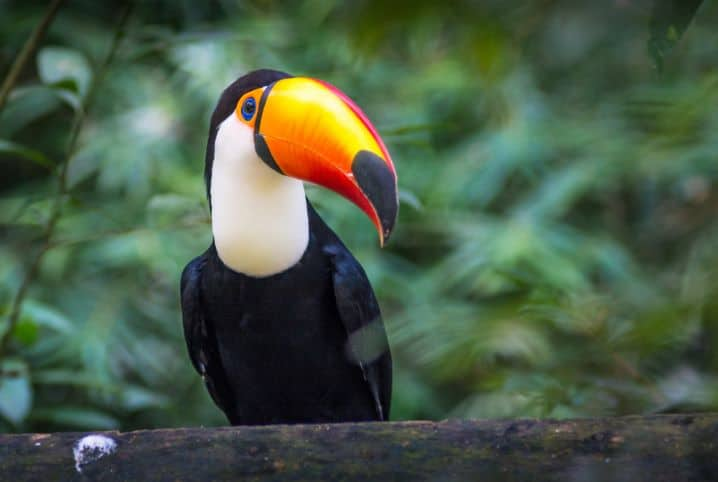
#> input picture SVD/tucano.jpg, 718 x 482 px
$ python copressao2.py
#> lines starting #> are read from the running program, lines starting #| are printed output that depends on the picture
import numpy as np
import matplotlib.pyplot as plt
from PIL import Image

# 1. Carregar imagem e converter para tons de cinza
img = Image.open("tucano.jpg").convert("L")
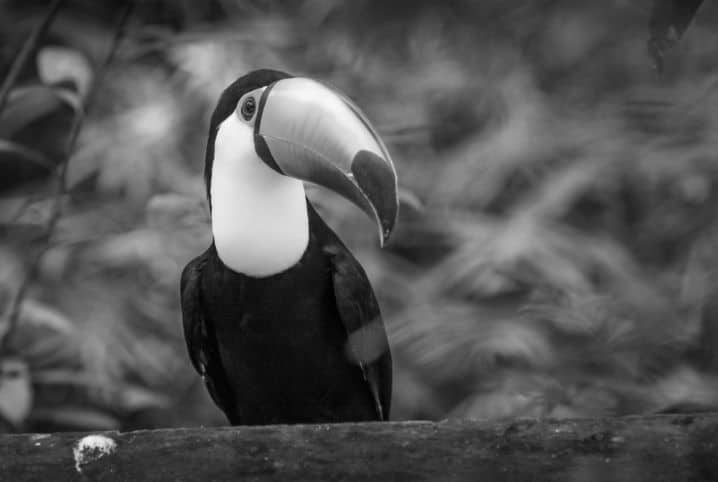
#> img: PIL image 718x482 L; min 0, max 254, mean 84.2
A = np.array(img, dtype=float)  # imagem vira uma matriz 2D de pixels (0–255)

# 2. Calcular "SVD" manualmente usando autovalores (np.linalg.eig)
AtA = np.dot(A.T, A)  # Calcula A^T * A (matriz simétrica)
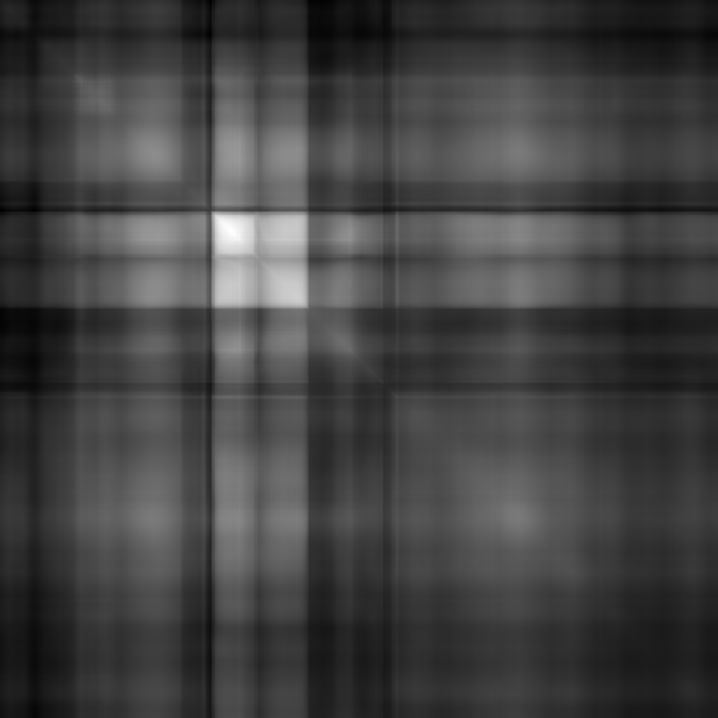
#> AtA: shape (718, 718) float64; min 1750622, max 9025286, mean 3646824.9; drawn with min black and max white

autovalores, V = np.linalg.eig(AtA)  # Autovetores dá a matriz V da SVD e Autovalores dá S^2 -> S = sqrt(autovalores)
idx = np.argsort(autovalores)[::-1]  # ordena decrescente
#> idx = 718 values, max 717 at index 613, min 0 at index 0, mean 358.5
autovalores = autovalores[idx]
V = V[:, idx]

S = np.sqrt(np.maximum(autovalores, 0))  # valores singulares (reais e positivos)
U = np.dot(A, V) / (S + 1e-10)  # Calcula U = A * V / S

# >>> Converte tudo para números reais (descarta partes imaginárias pequenas)
U = np.real(U)
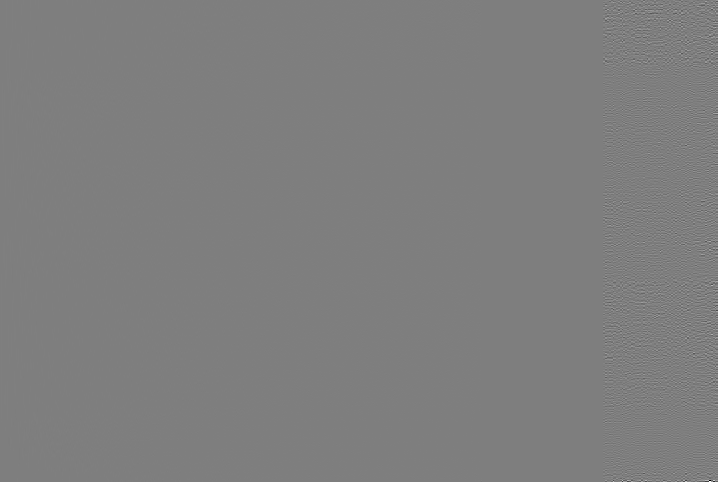
#> U: shape (482, 718) float64; min -20.26, max 20.52, mean 0; drawn with min black and max white
S = np.real(S)
#> S = 718 values, max 51831.9 at index 0, min 0 at index 603, mean 227.5
V = np.real(V)
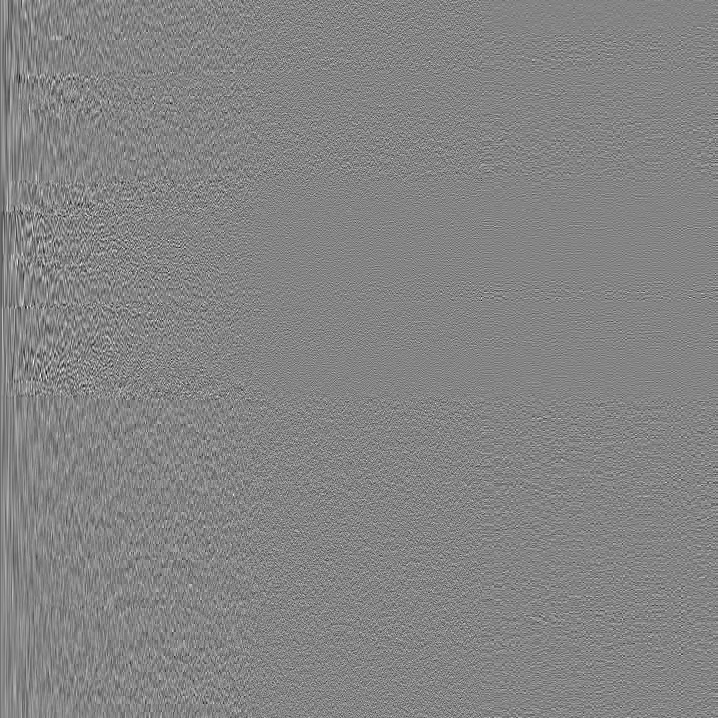
#> V: shape (718, 718) float64; min -0.245, max 0.226, mean -4.11e-05; drawn with min black and max white

# 3. Determinar o K (nesse caso 50%)
m, n = A.shape
#> m = 482; n = 718
k = int((m * n) / (2 * (m + n)))  # reduz pela metade o número de pixels
#> k = 144

# 4. Reconstruir imagem aproximada (compressão)
Ak = np.dot(U[:, :k], np.dot(np.diag(S[:k]), V[:, :k].T))
Ak = np.real(Ak)  # garante que a imagem seja real

# 5. Mostrar resultado
plt.figure(figsize=(10,5))
plt.subplot(1,2,1)
plt.title("Original")
plt.imshow(A, cmap="gray")

plt.subplot(1,2,2)
plt.title(f"Comprimida (k={k})")
plt.imshow(Ak, cmap="gray")
plt.show()
